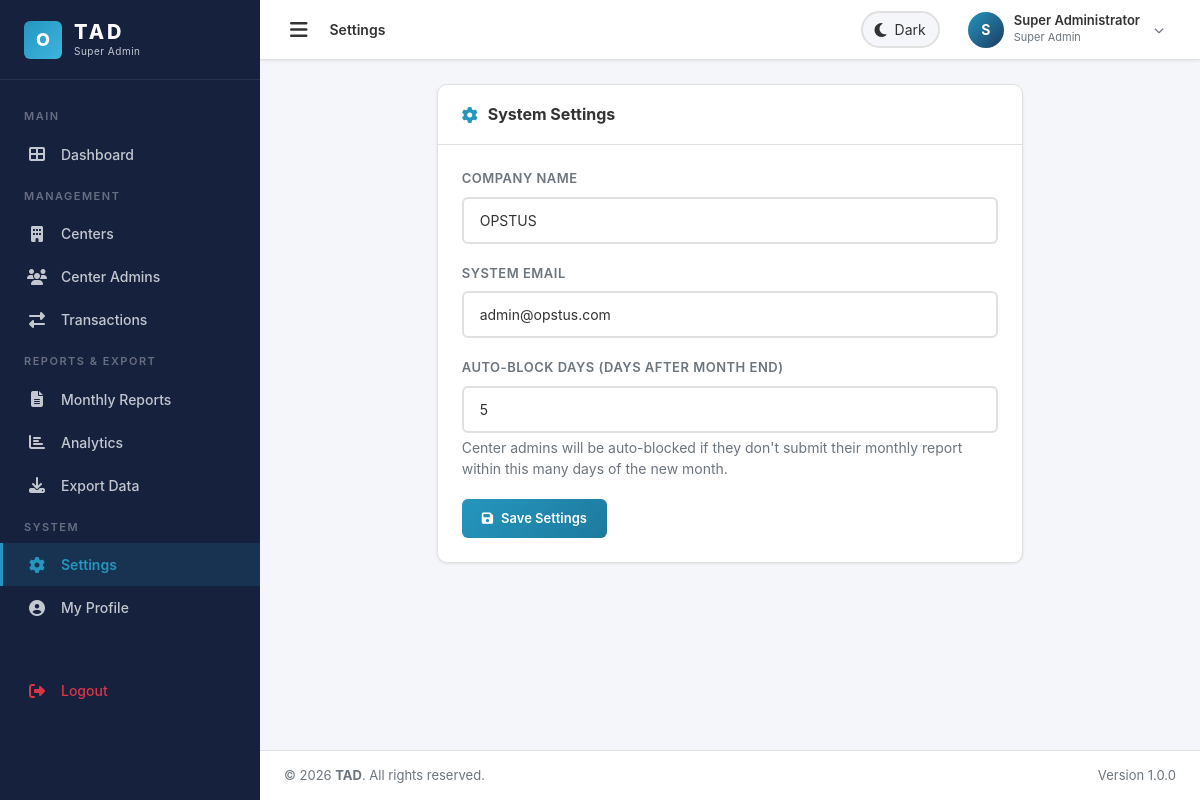
The page /superadmin/settings.php (signed in) on the database its author committed.
### tables this page shows
CREATE TABLE `settings` (
    `id` INT AUTO_INCREMENT PRIMARY KEY,
    `company_name` VARCHAR(255) DEFAULT 'OPSTUS',
    `tagline` VARCHAR(255) DEFAULT 'Smart Multi-Center Financial Management',
    `email` VARCHAR(255) DEFAULT 'admin@opstus.com',
    `logo` VARCHAR(255) DEFAULT 'logo.png',
    `auto_block_days` INT DEFAULT 5,
    `updated_at` TIMESTAMP DEFAULT CURRENT_TIMESTAMP ON UPDATE CURRENT_TIMESTAMP
);

### includes/functions.php (called while the page is built, shortened)
<?php
function sanitize($data) {
    $data = trim($data);
    $data = stripslashes($data);
    $data = htmlspecialchars($data, ENT_QUOTES, 'UTF-8');
    return $data;
}
function getSettings() {
    $conn = getDBConnection();
    $result = $conn->query("SELECT * FROM settings LIMIT 1");
    $settings = $result->fetch_assoc();
    return $settings;
}

### superadmin/settings.php (the view, shortened to what this page needs)
<?php
$settings = getSettings();
include __DIR__ . '/../includes/header.php';
?>
<div class="row justify-content-center">
    <div class="col-lg-8">
        <div class="card-custom">
            <div class="card-custom-header">
                <h5><i class="fas fa-cog"></i> System Settings</h5>
            </div>
            <div class="card-custom-body">
                <form method="POST">
                    <div class="form-group-custom">
                        <label>Company Name</label>
                        <input type="text" name="company_name" class="form-control-custom" required
                               value="<?php echo sanitize($settings['company_name']); ?>">
                    </div>
                    <div class="form-group-custom">
                        <label>System Email</label>
                        <input type="email" name="email" class="form-control-custom"
                               value="<?php echo sanitize($settings['email']); ?>">
                    </div>
                    <div class="form-group-custom">
                        <label>Auto-Block Days (days after month end)</label>
                        <input type="number" name="auto_block_days" class="form-control-custom"
                               min="1" max="30" value="<?php echo $settings['auto_block_days']; ?>">
                        <small class="text-muted-custom d-block mt-1">
                            Center admins will be auto-blocked if they don't submit their monthly report within this many days of the new month.
                        </small>
                    </div>
                    <button type="submit" class="btn-primary-custom">
                        <i class="fas fa-save"></i> Save Settings
                    </button>
                </form>
            </div>
        </div>
    </div>
</div>
<?php include __DIR__ . '/../includes/footer.php'; ?>

### css/style.css (style rules this page uses)
:root { --primary: #2596be; --primary-dark: #1e7a9e; --primary-light: #3db5de; --accent: #1e3a5f; --success: #28a745; --danger: #dc3545; --warning: #ffc107; --info: #17a2b8; --bg-light: #f4f6f9; --bg-card-light: #ffffff; --text-light: #333333; --text-muted-light: #6c757d; --border-light: #e0e0e0; --sidebar-bg: #16213e; --sidebar-text: #c2c7d0; --sidebar-active: #2596be; --sidebar-hover: rgba(37, 150, 190, 0.15); --sidebar-width: 260px; --sidebar-collapsed-width: 70px; --header-height: 60px; --footer-height: 50px; --shadow-sm: 0 1px 3px rgba(0, 0, 0, 0.08); --shadow-md: 0 4px 12px rgba(0, 0, 0, 0.1); --shadow-lg: 0 8px 24px rgba(0, 0, 0, 0.12); --radius-sm: 6px; --radius-md: 10px; --radius-lg: 16px; --radius-xl: 20px; --transition: all 0.3s ease; --transition-fast: all 0.15s ease; --font-family: 'Inter', 'Segoe UI', system-ui, -apple-system, sans-serif; }
* { margin: 0; padding: 0; box-sizing: border-box; }
html { scroll-behavior: smooth; }
body { font-family: var(--font-family); background-color: var(--bg-light); color: var(--text-light); transition: var(--transition); overflow-x: hidden; min-height: 100vh; }
.card-custom { background: var(--bg-card-light); border-radius: var(--radius-md); box-shadow: var(--shadow-sm); border: 1px solid var(--border-light); margin-bottom: 24px; transition: var(--transition); }
.card-custom-header { padding: 20px 24px; border-bottom: 1px solid var(--border-light); display: flex; align-items: center; justify-content: space-between; flex-wrap: wrap; gap: 12px; }
.card-custom-header h5 { font-size: 16px; font-weight: 700; color: var(--text-light); margin: 0; display: flex; align-items: center; gap: 10px; }
.card-custom-header h5 i { color: var(--primary); }
.card-custom-body { padding: 24px; }
.btn-primary-custom { background: linear-gradient(135deg, var(--primary), var(--primary-dark)); color: #fff; border: none; padding: 10px 20px; border-radius: var(--radius-sm); font-size: 13px; font-weight: 600; cursor: pointer; transition: var(--transition); display: inline-flex; align-items: center; gap: 8px; }
.form-group-custom { margin-bottom: 20px; }
.form-group-custom label { display: block; font-size: 13px; font-weight: 600; color: var(--text-muted-light); text-transform: uppercase; letter-spacing: 0.5px; margin-bottom: 8px; }
.form-control-custom { width: 100%; padding: 11px 16px; border: 2px solid var(--border-light); border-radius: var(--radius-sm); font-size: 14px; color: var(--text-light); background: var(--bg-card-light); transition: var(--transition); font-family: var(--font-family); }
.form-control-custom::placeholder { color: var(--text-muted-light); opacity: 0.7; }
.text-muted-custom { color: var(--text-muted-light) !important; }

### rows shown on the page
settings: company_name "OPSTUS", email "admin@opstus.com", auto_block_days "5"

### other values the page prints
APP_NAME "TAD"
$pageTitle "Settings"
substr($_SESSION['user_name'] ?? 'U', 0, 1) "S"
$_SESSION['user_name'] "Super Administrator"
APP_VERSION "1.0.0"
